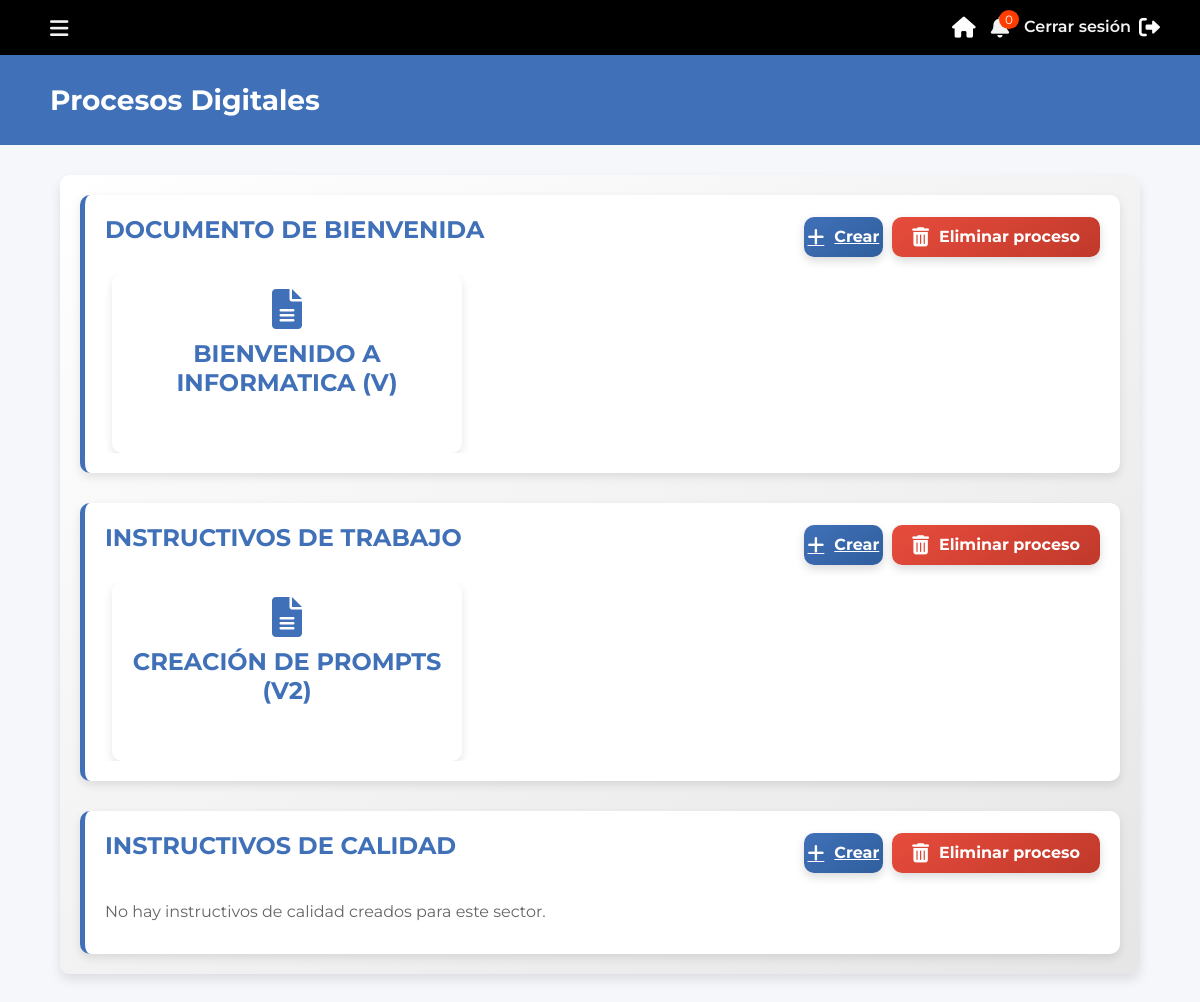
/sectores/1/procesos/ (signed in), run on the app's committed database.
### core/models.py (models this page shows, shortened)
class InstructivoGeneral(models.Model):
    nombre = models.CharField(max_length=150, unique=True, default="No definido")
    sector = models.OneToOneField(Sector, related_name='instructivo_general', on_delete=models.CASCADE)
    descripcion_sector = models.TextField(blank=True)
    logo_empresa = models.ImageField(upload_to='logos/', blank=True, null=True)
    firmado_por = models.ManyToManyField("CustomUser", related_name="firmas_instructivos_generales", blank=True)

class BaseInstructivo(models.Model):
    logo_empresa = models.ImageField(upload_to='logos/', blank=True, null=True)
    nombre = models.CharField(max_length=150, unique=True)
    codigo = models.CharField(max_length=50, unique=True)
    version = models.PositiveIntegerField(default=1)
    fecha_revision = models.DateField(auto_now=True)
    objetivo = models.TextField()
    alcance = models.TextField()
    responsabilidades = models.TextField()
    pasos = models.TextField()
    sector = models.ForeignKey(Sector, related_name='todos_instructivos', on_delete=models.CASCADE)
    creado_por = models.ForeignKey(User, on_delete=models.CASCADE, related_name="instructivos_creados")
    firmado_por = models.ManyToManyField(User, related_name='firmas_generales_instructivos', blank=True)
    class Meta:
        abstract = True

class InstructivoTrabajo(BaseInstructivo):
    equipo_requerido = models.TextField(blank=True, null=True)
    medidas_seguridad = models.TextField(blank=True, null=True)
    sector = models.ForeignKey(Sector, related_name='instructivos_trabajo', on_delete=models.CASCADE)
    creado_por = models.ForeignKey(User, on_delete=models.CASCADE, related_name="instructivos_trabajo_creados")
    firmado_por = models.ManyToManyField(User, related_name='firmas_instructivos_trabajo', blank=True)
    class Meta:
        verbose_name = "Instructivo de Trabajo"
        verbose_name_plural = "Instructivos de Trabajo"

### core/views.py (the view)
# urls.py: path('sectores/<int:sector_id>/procesos/', views.procesos_digitales, name='procesos_digitales'),
@loading_view
@login_required
def procesos_digitales(request, sector_id):
    sector = get_object_or_404(Sector, id=sector_id)
    instructivo_general = InstructivoGeneral.objects.filter(sector=sector).first()
    instructivos_trabajo = InstructivoTrabajo.objects.filter(sector=sector)
    instructivos_calidad = InstructivoCalidad.objects.filter(sector=sector)
    procesos_json = {
        "instructivo_general": [{"id": instructivo_general.id, "nombre": instructivo_general.nombre}] if instructivo_general else [],
        "IT": list(instructivos_trabajo.values("id", "nombre")),
        "IC": list(instructivos_calidad.values("id", "nombre"))
    }
    return render(request, 'procesos_digitales.html', {
        'sector': sector,
        'instructivo_general': instructivo_general,
        'instructivos_trabajo': instructivos_trabajo,
        'instructivos_calidad': instructivos_calidad,
        'procesos_json': procesos_json  # ✅ Pasamos los procesos al frontend
    })

### core/context_processors.py (called while the page is built)
def notificaciones_context(request):
    if request.user.is_authenticated:
        notificaciones_no_leidas = Notificacion.objects.filter(
            tarea__sector__in=request.user.sectores.all(),
            leida=False
        )
        return {
            'notificaciones_no_leidas': notificaciones_no_leidas,
            'cantidad_no_leidas': notificaciones_no_leidas.count(),
        }
    return {}

### core/views.py (called while the page is built)
def loading_view(view_func):
    @wraps(view_func)
    def wrapper(request, *args, **kwargs):
        if request.GET.get('loading') == 'true':
            return render(request, 'loading.html')
        return view_func(request, *args, **kwargs)
    return wrapper

### templates/procesos_digitales.html (shortened to what this page needs)
{% load static %}
<!DOCTYPE html>
<html lang="es">
<head>
    <link rel="stylesheet" href="{% static 'css/procesos_digitales.css' %}">
</head>
<body>
    {% include 'loading.html' %}
    {% include "header.html" %}
    <div class="section-title">
        <div class="section-design">
            <h2>Procesos Digitales</h2>
        </div>
    </div>
    <div class="procesos-container">
        <div class="instructivo-general">
            <div class="titulo-boton-container">
                <h3>Documento De Bienvenida</h3>
                <div class="botonera">
                    <a class="btn-nuevo-proceso" href="{% url 'crear_proceso' sector.id 'instructivo_general' %}">
                        <i class="fas fa-plus"></i> Crear
                    </a>
                    <button class="btn-eliminar-proceso" onclick="abrirModal('modalEliminarGeneral')">
                        <i class="fas fa-trash-alt"></i> Eliminar proceso
                    </button>
                </div>
            </div>
            <div class="proceso-card-p">
                {% if instructivo_general and instructivo_general.id %}
                    <a href="{% url 'editar_proceso' sector.id 'instructivo_general' instructivo_general.id %}" class="proceso-card-link">
                        <div class="proceso-card {% if request.user in instructivo_general.firmado_por.all %}firmado{% else %}pendiente{% endif %}">
                            <i class="fas fa-file-alt proceso-icon"></i>
                            <h3 class="proceso-nombre">{{ instructivo_general.nombre }} (v{{ instructivo_general.version }})</h3>
                        </div>
                    </a>
                {% else %}
                    <p>No se ha creado un instructivo general para este sector.</p>
                {% endif %}
            </div>
        </div>
        <div class="instructivos-trabajo">
            <div class="titulo-boton-container">
                <h3>Instructivos de Trabajo</h3>
                <div class="botonera">
                    <a class="btn-nuevo-proceso" href="{% url 'crear_proceso' sector.id 'IT' %}">
                        <i class="fas fa-plus"></i> Crear
                    </a>
                    <button class="btn-eliminar-proceso" onclick="abrirModal('modalEliminarTrabajo')">
                        <i class="fas fa-trash-alt"></i> Eliminar proceso
                    </button>
                </div>
            </div>
            <div class="proceso-card-p">
                {% for proceso in instructivos_trabajo %}
                <a href="{% url 'editar_proceso' sector.id 'IT' proceso.id %}" class="proceso-card-link">
                    <div class="proceso-card {% if request.user in proceso.firmado_por.all %}firmado{% else %}pendiente{% endif %}">
                        <i class="fas fa-file-alt proceso-icon"></i>
                        <h3 class="proceso-nombre">{{ proceso.nombre }} (v{{ proceso.version }})</h3>
                    </div>
                </a>
                {% empty %}
                    <p>No hay instructivos de trabajo creados para este sector.</p>
                {% endfor %}
            </div>
        </div>
        <div class="instructivos-calidad">
            <div class="titulo-boton-container">
                <h3>Instructivos de Calidad</h3>
                <div class="botonera">
                    <a class="btn-nuevo-proceso" href="{% url 'crear_proceso' sector.id 'IC' %}">
                        <i class="fas fa-plus"></i> Crear
                    </a>
                    <button class="btn-eliminar-proceso" onclick="abrirModal()">
                        <i class="fas fa-trash-alt"></i> Eliminar proceso
                    </button>
                </div>
            </div>
            <div class="proceso-card-p">
                {% for proceso in instructivos_calidad %}
                <a href="{% url 'editar_proceso' sector.id 'IC' proceso.id %}" class="proceso-card-link">
                    <div class="proceso-card {% if request.user in proceso.firmado_por.all %}firmado{% else %}pendiente{% endif %}">
                        <i class="fas fa-file-alt proceso-icon"></i>
                        <h3 class="proceso-nombre">{{ proceso.nombre }} (v{{ proceso.version }})</h3>
                        <p class="proceso-detalle">{{ proceso.descripcion|truncatewords:10 }}</p>
                    </div>
                </a>
                {% empty %}
                    <p>No hay instructivos de calidad creados para este sector.</p>
                {% endfor %}
            </div>
        </div>
    </div>
</body>
</html>

### static/CSS/procesos_digitales.css (style rules this page uses)
body { font-family: 'Roboto', Arial, sans-serif; background-color: #f5f7fa; color: #333; margin: 0; padding: 0; }
* { scrollbar-width: thin; scrollbar-color: #4070B7 #f4f6f9; }
.section-title { width: 100%; height: 90px; display: flex; justify-content: center; align-items: center; color: #ffffff; background: #4070B7; }
.section-design { width: 100%; height: 70px; display: flex; align-items: center; justify-content: start; padding-left: 50px; }
.section-design >h2 { font-size: 28px; }
.procesos-container { max-width: 90%; margin: 30px auto; display: flex; flex-direction: column; gap: 30px; padding: 20px; background: linear-gradient(145deg, #ffffff, #e6e6e6); border-radius: 10px; box-shadow: 0 6px 12px rgba(0, 0, 0, 0.1); }
.titulo-boton-container { display: flex; justify-content: space-between; align-items: center; gap: 15px; margin-bottom: 15px; }
.btn-nuevo-proceso { width: 20%; display: flex; align-content: center; justify-content: center; gap: 10px; background: linear-gradient(145deg, #4070B7, #305f9e); color: white; border: none; border-radius: 10px; padding: 10px 20px; font-size: 1rem; font-weight: bold; cursor: pointer; box-shadow: 0 4px 10px rgba(0, 0, 0, 0.15); transition: all 0.3s ease; }
.btn-nuevo-proceso i { font-size: 1.2rem; }
.botonera { width: 40%; display: flex; justify-content: flex-end; }
.instructivo-general, .instructivos-trabajo, .instructivos-calidad { background: white; border-radius: 10px; padding: 20px; box-shadow: 0 4px 10px rgba(0, 0, 0, 0.1); border-left: 5px solid #4070B7; }
.instructivo-general h3, .instructivos-trabajo h3, .instructivos-calidad h3 { font-size: 1.5rem; color: #4070B7; margin-bottom: 15px; text-transform: uppercase; }
.instructivo-general p, .instructivos-trabajo p, .instructivos-calidad p { color: #666; font-size: 1rem; margin: 10px 0; line-height: 1.5; }
.proceso-card-p { display: flex; align-items: center; width: 100%; overflow-x: scroll; }
.proceso-card-link { text-decoration: none; margin: 0 7px; }
.proceso-card { background: white; border-radius: 10px; padding: 15px; text-align: center; box-shadow: 0 4px 10px rgba(0, 0, 0, 0.1); cursor: pointer; transition: all 0.3s ease; width: 350px; }
.proceso-icon { font-size: 2.5rem; color: #4070B7; margin-bottom: 10px; }
.proceso-nombre { font-size: 1.2rem; color: #4070B7; font-weight: bold; margin-bottom: 5px; }
.proceso-card { padding: 15px; height: auto; }
.btn-eliminar-proceso { display: flex; align-items: center; gap: 10px; background: linear-gradient(145deg, #e74c3c, #c0392b); color: white; border: none; border-radius: 10px; padding: 10px 20px; font-size: 1rem; font-weight: bold; cursor: pointer; box-shadow: 0 4px 10px rgba(0, 0, 0, 0.15); transition: all 0.3s ease; margin-left: 9px; }
.btn-eliminar-proceso i { font-size: 1.2rem; }
.proceso-card::after { content: "Editar"; display: block; font-size: 0.85rem; color: white; background: #4070B7; border-radius: 0 0 10px 10px; padding: 5px 0; margin-top: 10px; opacity: 0; transition: opacity 0.3s ease; }
.proceso-card { animation: fadeIn 0.5s ease; }

### static/CSS/loading.css (style rules this page uses)
:root { --primary-color: #4070B7; --secondary-color: #ffffff; --background-overlay: rgba(255, 255, 255, 0.966); --loading-bar-height: 8px; --loading-bar-radius: 10px; --font-family: 'Arial', sans-serif; }
* { margin: 0; padding: 0; box-sizing: border-box; }

### static/CSS/header.css (style rules this page uses)
* { box-sizing: border-box; margin: 0; padding: 0; font-family: "Montserrat", sans-serif; }

### data on the page
InstructivoGeneral: nombre "BIENVENIDO A INFORMATICA"
InstructivoTrabajo: nombre "CREACIÓN DE PROMPTS", version "2"

### other printed values
{{ cantidad_no_leidas }} "0"
